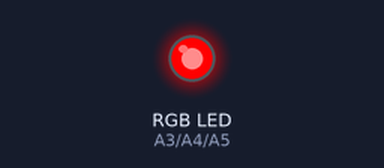
The sketch below on a simulated Arduino Uno, built with avr-gcc and run on an emulated ATmega328P. On the bench: an RGB LED mixed from three pins (HIGH = lit).

Above: at 0.5 s.
At 1.5 s:
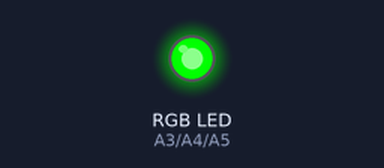
At 5.5 s:
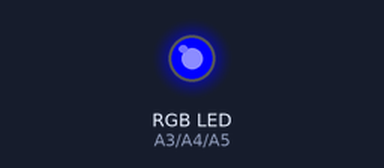
Timing chart, 0 to 6.9 s (numbered marks = the images above):
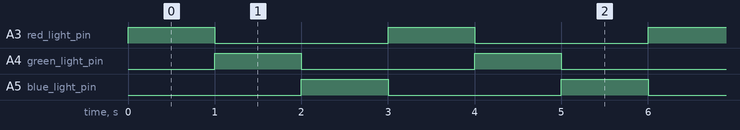

The sketch:

led.ino
```cpp
/* https://create.arduino.cc/projecthub/muhammad-aqib/arduino-rgb-led-tutorial-fc003e */

int red_light_pin= A3;
int green_light_pin = A4;
int blue_light_pin = A5;
void setup() {
  pinMode(red_light_pin, OUTPUT);
  pinMode(green_light_pin, OUTPUT);
  pinMode(blue_light_pin, OUTPUT);
}

void loop() {
  //red
  digitalWrite(red_light_pin, HIGH);
  digitalWrite(green_light_pin, LOW);
  digitalWrite(blue_light_pin, LOW);
  delay(1000);
  //green
  digitalWrite(red_light_pin, LOW);
  digitalWrite(green_light_pin, HIGH);
  digitalWrite(blue_light_pin, LOW);
  delay(1000);
  //blue
  digitalWrite(red_light_pin, LOW);
  digitalWrite(green_light_pin, LOW);
  digitalWrite(blue_light_pin, HIGH);
  delay(1000);
}
```

Measured:
- by itself, A3 (red_light_pin), A4 (green_light_pin), A5 (blue_light_pin): alternates HIGH for 1.0 s and LOW for 2.0 s
- by itself, everything shown: repeats every 3.0 s, in 3 steps
